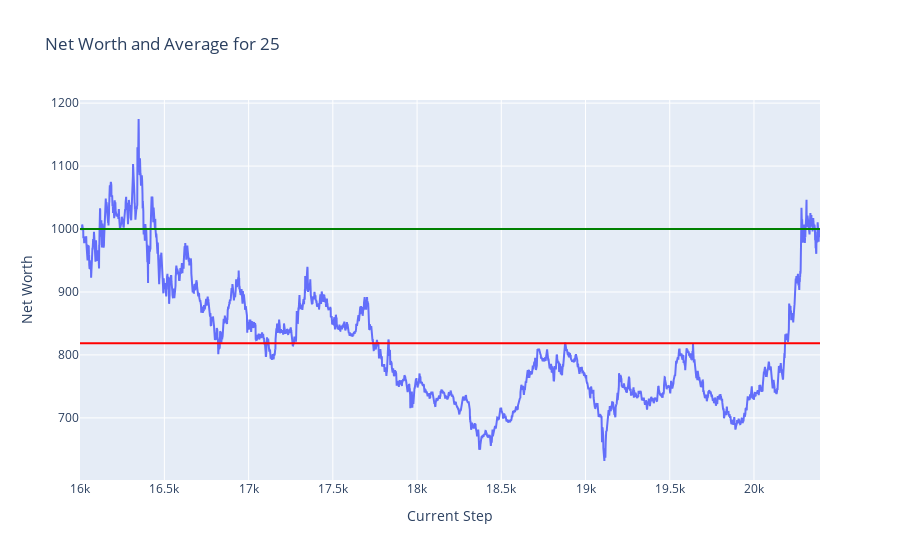

Notebook source saved alongside this figure:
### Code cell
plot_token_data(df = test_hist_df, token = token)

### Figure 1 — Plotly figure (JSON) as saved in the notebook; plotly's stock layout.template omitted (floating-point values rounded to 4 significant figures; data arrays with more than 128 entries replaced by an {"elided": "..."} marker saying what was removed)
{"data": [{"mode": "lines", "name": "Net Worth", "type": "scatter", "x": {"elided": "4394 int values"}, "y": {"elided": "4394 float values"}}], "layout": {"shapes": [{"line": {"color": "green"}, "name": "Net Worth = 1000", "type": "line", "x0": 0, "x1": 1, "xref": "x domain", "y0": 1000, "y1": 1000, "yref": "y"}, {"line": {"color": "red"}, "name": "Average Net Worth = 818.37", "type": "line", "x0": 0, "x1": 1, "xref": "x domain", "y0": 818.4, "y1": 818.4, "yref": "y"}], "title": {"text": "Net Worth and Average for 25"}, "xaxis": {"title": {"text": "Current Step"}}, "yaxis": {"title": {"text": "Net Worth"}}}}
